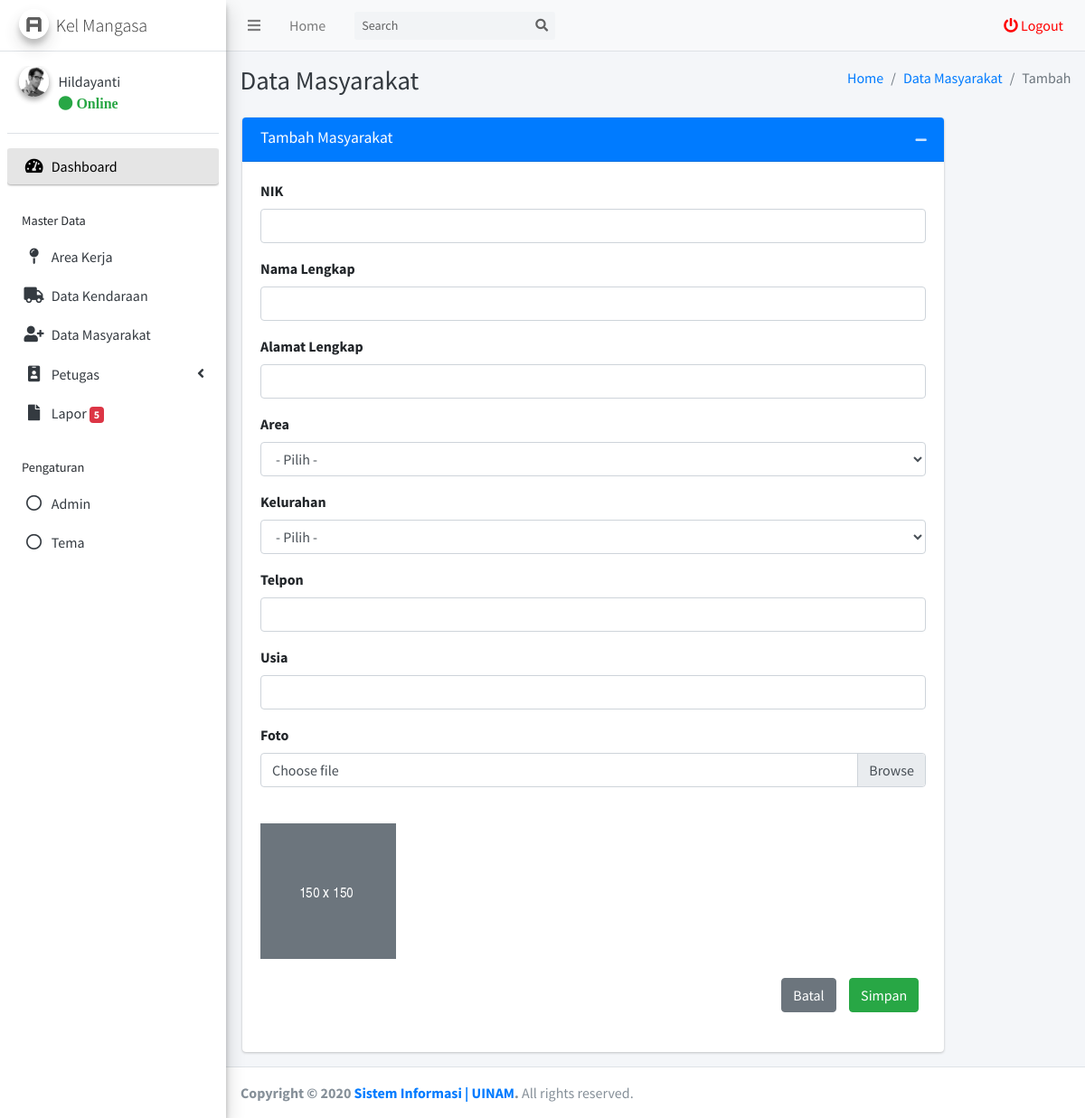
Screenshot of /kelurahan/admin/masyarakat/tambah.php (signed in) with the database file from the repository.
### tables this page shows
CREATE TABLE `tb_akun_kelurahan` (
  `id_akun_kelurahan` int(11) NOT NULL,
  `nama_akun_kelurahan` varchar(255) NOT NULL,
  `username_akun_kelurahan` varchar(255) NOT NULL,
  `password_akun_kelurahan` varchar(255) NOT NULL,
  `foto_akun_kelurahan` varchar(255) NOT NULL,
  `kelurahan_akun_kelurahan` varchar(255) NOT NULL,
  `status_akun_kelurahan` varchar(255) NOT NULL
);

### kelurahan/admin/masyarakat/tambah.php (the view, shortened to what this page needs)
<?php
require_once '../template/header/header.php';
?>
  <div class="content-wrapper">
    <div class="content-header">
      <div class="container-fluid">
        <div class="row mb-2">
          <div class="col-sm-6">
            <h1 class="m-0 text-dark">Data Masyarakat</h1>
          </div>
          <div class="col-sm-6">
            <ol class="breadcrumb float-sm-right">
              <li class="breadcrumb-item"><a href="../">Home</a></li>
              <li class="breadcrumb-item"><a href="../masyarakat/data.php">Data Masyarakat</a></li>
              <li class="breadcrumb-item active">Tambah</li>
            </ol>
          </div>
        </div>
      </div>
    </div>
    <section class="content">
      <div class="row">
        <div class="col-md-10" style="left: 10px">
          <div class="card card-primary">
            <div class="card-header">
              <h3 class="card-title">Tambah Masyarakat</h3>
              <div class="card-tools">
                <button type="button" class="btn btn-tool" data-card-widget="collapse" data-toggle="tooltip" title="Collapse">
                  <i class="fas fa-minus"></i></button>
              </div>
            </div>
            <form method="POST" action="controller.php" enctype="multipart/form-data">
            <div class="card-body">
              <div class="form-group">
                <label for="inputName">NIK</label>
                <input type="text" id="nik_masyarakat" name="nik_masyarakat"class="form-control">
              </div>
              <div class="form-group">
                <label for="inputName">Nama Lengkap</label>
                <input type="text" id="nama_masyarakat" name="nama_masyarakat"class="form-control">
              </div>
              <div class="form-group">
                <label for="inputName">Alamat Lengkap</label>
                <input type="text" id="alamat_masyarakat" name="alamat_masyarakat"class="form-control">
              </div>
              <div class="form-group">
              <label for="inputName">Area</label>
                <select class="form-control select2" style="width: 100%;" name="area_masyarakat" id="area_masyarakat">
                  <option selected="selected" value="-">- Pilih -</option>
                </select>
              </div>
              <div class="form-group">
              <label for="inputName">Kelurahan</label>
                <select class="form-control select2" style="width: 100%;" name="kelurahan_masyarakat" id="kelurahan_masyarakat">
                  <option selected="selected" value="-">- Pilih -</option>
                </select>
              </div>
              <div class="form-group">
                <label for="inputName">Telpon</label>
                <input type="number" id="telpon_masyarakat" name="telpon_masyarakat"class="form-control">
              </div>
              <div class="form-group">
                <label for="inputName">Usia</label>
                <input type="number" id="usia_masyarakat" name="usia_masyarakat"class="form-control">
              </div>
              <div class="form-group">
                    <label for="customFile">Foto</label>
                    <div class="custom-file">
                      <label class="custom-file-label" for="foto_masyarakat">Choose file</label>
                    </div>
                  </div>
                  <br>
                  <img style="max-width:180px; max-height:180px;" id="blah" src="/pelaporan-sampah/assets/dist/img/default-150x150.png" alt="your image" />
              <div class="col-12">
              <button type="submit" name="submit_masyarakat" class="btn btn-success float-right" style="margin-top: 3% ; margin-left: 2%;">Simpan</button>
              <a href="../masyarakat/data.php" class="btn btn-secondary float-right" style="margin-top: 3% ;">Batal</a>
            </div>
            </form>
            </div>
            <br>
          </div>
        </div>
      </div>
    </div>
<?php
require '../template/footer/footer.php';
?>

### kelurahan/admin/template/header/header.php (shortened to what this page needs)
<?php
require('../../../koneksi.php');
$get_id_session = $_SESSION['get_id_kelurahan'];
$query_header_akun = mysqli_query($conn, "SELECT * FROM tb_akun_kelurahan WHERE id_akun_kelurahan = '$get_id_session'");
$get_data_akun = mysqli_fetch_assoc($query_header_akun);
$nama_header = $get_data_akun['nama_akun_kelurahan'];
$kelurahan_header = $get_data_akun['kelurahan_akun_kelurahan'];
?>
<!DOCTYPE html>
<html>
<head>
  <link rel="stylesheet" href="../../../assets/plugins/fontawesome-free/css/all.min.css">
  <link rel="stylesheet" href="../../../assets/plugins/ekko-lightbox/ekko-lightbox.css">
  <link rel="stylesheet" href="https://code.ionicframework.com/ionicons/2.0.1/css/ionicons.min.css">
  <link rel="stylesheet" href="../../../assets/plugins/tempusdominus-bootstrap-4/css/tempusdominus-bootstrap-4.min.css">
  <link rel="stylesheet" href="../../../assets/plugins/datatables-bs4/css/dataTables.bootstrap4.min.css">
  <link rel="stylesheet" href="../../../assets/plugins/datatables-responsive/css/responsive.bootstrap4.min.css">
  <link href="https://cdn.jsdelivr.net/gh/gitbrent/bootstrap-switch-button@1.1.0/css/bootstrap-switch-button.min.css" rel="stylesheet">
  <link rel="stylesheet" href="../../../assets/dist/css/adminlte.min.css">
  <link rel="stylesheet" href="../../../assets/plugins/overlayScrollbars/css/OverlayScrollbars.min.css">
</head>
<body class="hold-transition sidebar-mini layout-fixed">
<div class="wrapper">
  <nav class="main-header navbar navbar-expand navbar-grey navbar-light">
    <ul class="navbar-nav">
      <li class="nav-item">
        <a class="nav-link" data-widget="pushmenu" href="#" role="button"><i class="fas fa-bars"></i></a>
      </li>
      <li class="nav-item d-none d-sm-inline-block">
        <a href="../index.php" class="nav-link">Home</a>
      </li>
    </ul>
    <form class="form-inline ml-3">
      <div class="input-group input-group-sm">
        <input class="form-control form-control-navbar" type="search" placeholder="Search" aria-label="Search">
        <div class="input-group-append">
          <button class="btn btn-navbar" type="submit">
            <i class="fas fa-search"></i>
          </button>
        </div>
      </div>
    </form>
    <ul class="navbar-nav ml-auto">
      <li class="nav-item">
        <a style="color: red;" class="nav-link" data-toggle="modal" data-target="#modal-default"  href="" role="button">
          <i class="fas fa fa-power-off" style="color: red;"></i> Logout
        </a>
      </li>
    </ul>
  </nav>
  <aside class="main-sidebar sidebar-light-grey elevation-3">
    <a href="../index.php" class="brand-link">
      <img src="../../../assets/dist/img/AdminLTELogo.png" alt="Logo Kabupaten Soppeng" class="brand-image img-circle elevation-3"
           style="opacity: .8">
      <span class="brand-text font-weight-light">Kel <?= $kelurahan_header ?></span>
    </a>
    <div class="sidebar">
      <div class="user-panel mt-3 pb-3 mb-3 d-flex">
        <div class="image">
          <img src="../../../assets/dist/img/user2-160x160.jpg" class="img-circle elevation-2" alt="User Image">
        </div>
        <div class="info">
          <a href="#" class="d-block"><?= $nama_header ?></a>
          <a href="#"<i class="fa fa-circle text-success"></i> Online</a>
        </div>
      </div>
      <nav class="mt-2">
        <ul class="nav nav-pills nav-sidebar flex-column" data-widget="treeview" role="menu" data-accordion="false">
          <li class="nav-item has-treeview menu-open">
            <a href="../" class="nav-link active">
              <i class="nav-icon fas fa-tachometer-alt"></i>
              <p>
                Dashboard
              </p>
            </a>
          </li>
          <li class="nav-header">Master Data</li>
          <li class="nav-item">
            <a href="../area/data.php" class="nav-link">
              <i class="nav-icon fa fa-map-pin"></i>
              <p>
                Area Kerja
              </p>
            </a>
          </li>
          <li class="nav-item">
            <a href="../kendaraan/data.php" class="nav-link">
              <i class="nav-icon fa fa-truck"></i>
              <p>
                Data Kendaraan
              </p>
            </a>
          </li>
          <li class="nav-item">
            <a href="../masyarakat/data.php" class="nav-link">
              <i class="nav-icon fa fa-user-plus"></i>
              <p>
                Data Masyarakat
              </p>
            </a>
          </li>
          <li class="nav-item">
            <a href="" class="nav-link">
              <i class="nav-icon fa fa-id-badge"></i>
              <p>
                Petugas
                <i class="fas fa-angle-left right"></i>
              </p>
            </a>
          </li>
          <li class="nav-item">
          <?php
            $laporan = mysqli_query($conn, "SELECT * FROM tb_laporan WHERE kelurahan_laporan = '$get_data_akun[kelurahan_akun_kelurahan]' AND staus_laporan = 'New'");
            $row_laporan = mysqli_num_rows($laporan);
            $row_laporan_final = $row_laporan;
          ?>
            <a href="#" class="nav-link">
              <i class="far fa fa-file nav-icon"></i>
              <p>
                Lapor
                <span class="badge badge-danger"><?= $row_laporan_final ?></span>
              </p>
            </a>
          </li>
          <li class="nav-header">Pengaturan</li>
          <li class="nav-item">
            <a href="../user/data.php" class="nav-link">
              <i class="far fa-circle nav-icon"></i>
              <p>
                Admin
              </p>
            </a>
          </li>
          <li class="nav-item">
            <a class="nav-link" data-widget="control-sidebar" data-slide="true" href="#" role="button">
              <i class="far fa-circle nav-icon"></i>
              <p>
                Tema
              </p>
            </a>
          </li>
          <li class="nav-header"></li>
        </ul>
      </nav>
    </div>
  </aside>

### rows the page displays
tb_akun_kelurahan: kelurahan_akun_kelurahan "Mangasa", nama_akun_kelurahan "Hildayanti"

### other values shown
$row_laporan_final "5"
